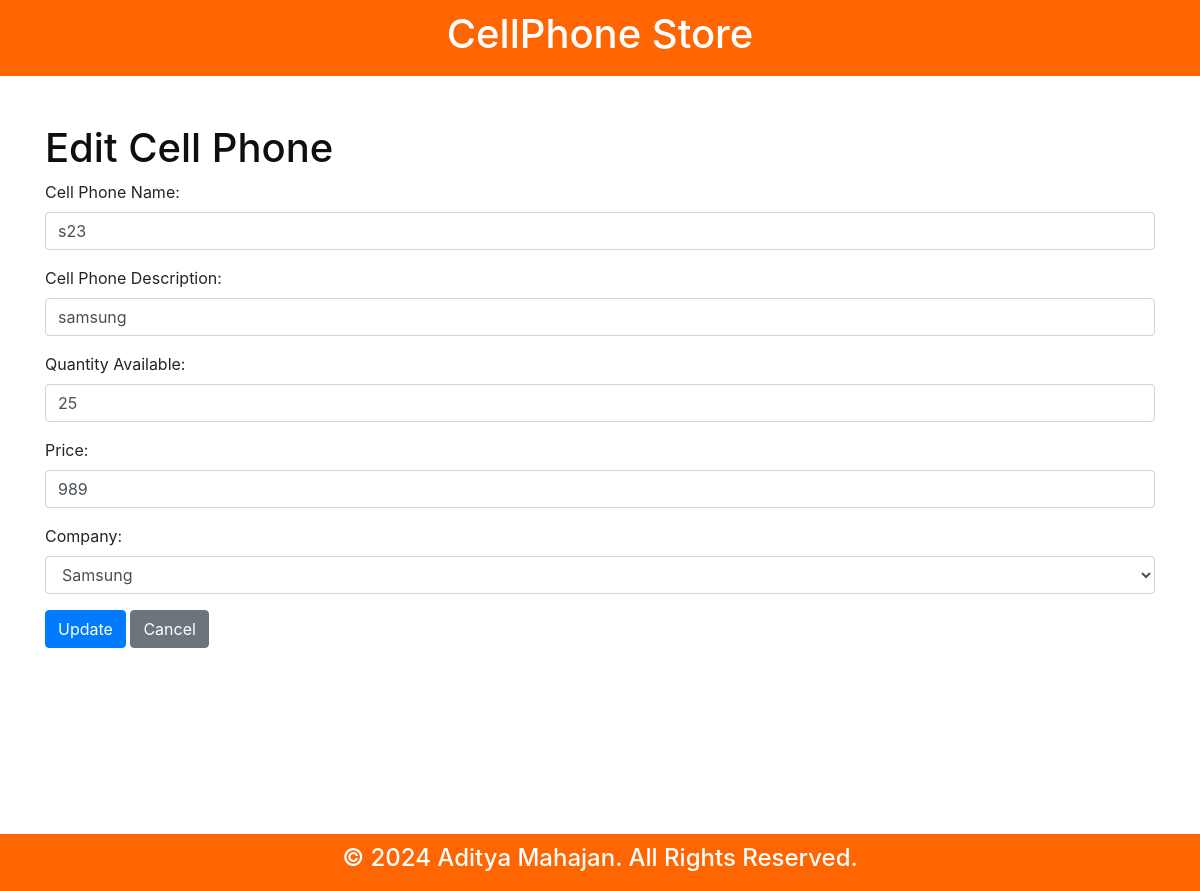
The app's page /cellphone_update.php?CellPhonesId=9 with its own data.
### tables this page shows
CREATE TABLE `cellphone` (
  `CellPhonesId` int(11) NOT NULL,
  `CellPhoneName` varchar(250) NOT NULL,
  `CellPhoneDescription` varchar(300) NOT NULL,
  `QuantityAvailable` int(11) NOT NULL,
  `Price` float NOT NULL,
  `ProductAddedBy` varchar(200) NOT NULL,
  `CellPhoneCompany` varchar(200) NOT NULL
);

### cellphone_update.php (the view, shortened to what this page needs)
<?php
require('dbinit.php');
if (isset($_GET['CellPhonesId'])) {
    $cellphoneId = $_GET['CellPhonesId'];
    $sql = "SELECT * FROM cellphone WHERE CellPhonesId = ?";
    $stmt = mysqli_prepare($conn, $sql);
    mysqli_stmt_bind_param($stmt, "i", $cellphoneId);
    mysqli_stmt_execute($stmt);
    $result = mysqli_stmt_get_result($stmt);
    if ($result && mysqli_num_rows($result) > 0) {
        $cellPhone = mysqli_fetch_assoc($result);
    } else {
        echo "No cellphone found with the provided ID.";
        exit;
    }
} else {
    echo "CellPhonesId is not set!";
    exit;
}
?>
<?php include('header.php'); ?>
<div class="container mt-5">
    <h1>Edit Cell Phone</h1>
    <form method="POST" action="cellphone_update.php?CellPhonesId=<?php echo $cellphoneId; ?>">
        <div class="form-group">
            <label for="txtCellPhoneName">Cell Phone Name:</label>
            <input type="text" class="form-control" name="txtCellPhoneName" id="txtCellPhoneName" value="<?php echo $cellPhone['CellPhoneName']; ?>">
        </div>
        <div class="form-group">
            <label for="txtCellPhoneDescription">Cell Phone Description:</label>
            <input type="text" class="form-control" name="txtCellPhoneDescription" id="txtCellPhoneDescription" value="<?php echo $cellPhone['CellPhoneDescription']; ?>">
        </div>
        <div class="form-group">
            <label for="txtQuantity">Quantity Available:</label>
            <input type="number" class="form-control" name="txtQuantity" id="txtQuantity" value="<?php echo $cellPhone['QuantityAvailable']; ?>">
        </div>
        <div class="form-group">
            <label for="txtPrice">Price:</label>
            <input type="number" class="form-control" name="txtPrice" id="txtPrice" value="<?php echo $cellPhone['Price']; ?>">
        </div>
        <div class="form-group">
            <label for="CellPhoneCompany">Company:</label>
            <select id="CellPhoneCompany" name="CellPhoneCompany" class="form-control">
                <option value="Samsung" <?php if ($cellPhone['CellPhoneCompany'] == 'Samsung') echo 'selected'; ?>>Samsung</option>
            </select>
        </div>
        <button type="submit" class="btn btn-primary mb-3" name="update">Update</button>
        <a href="index.php" class="btn btn-secondary mb-3">Cancel</a>
    </form>
</div>
<?php include('footer.php'); ?>

### style.css (style rules this page uses)
body { min-height: 100vh; align-items: center; justify-content: center; }
h1 { color: rgb(15, 15, 15); }

### records on screen
cellphone: txtCellPhoneName "s23", txtCellPhoneDescription "samsung", txtQuantity "25", txtPrice "989", CellPhoneCompany "Samsung"
